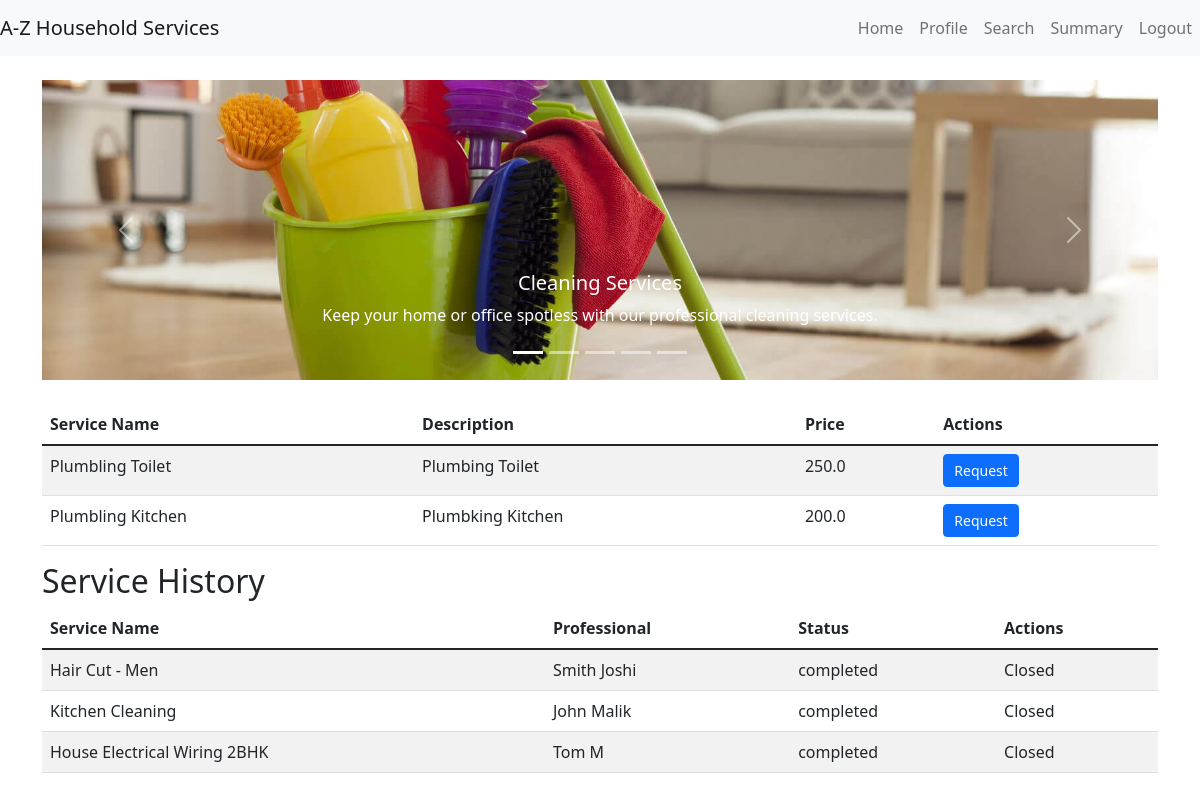
The app's page /customer/dashboard?service_type=plumbing (signed in) with its own data.
### models.py (models this page shows, shortened)
class Service(db.Model):
    __tablename__ = 'services'
    id = db.Column(db.Integer, primary_key=True)
    name = db.Column(db.String(100), nullable=False)
    price = db.Column(db.Float, nullable=False)
    description = db.Column(db.String(200))
    service_type = db.Column(db.String(50))

class ProfessionalProfile(db.Model):
    __tablename__ = 'professional_profiles'
    id = db.Column(db.Integer, primary_key=True)
    user_id = db.Column(db.Integer, db.ForeignKey('users.id'))
    full_name = db.Column(db.String(100), nullable=False)
    service_type = db.Column(db.String(100), nullable=False)
    experience = db.Column(db.String(100), nullable=False)
    filename = db.Column(db.String(120), nullable=False)
    uploaded_at = db.Column(db.DateTime, default=db.func.current_timestamp())
    address = db.Column(db.String(200),nullable=False)
    pin_code = db.Column(db.String(6), nullable=False)
    reviews = db.Column(db.Float, default=0)

class ServiceRequest(db.Model):
    __tablename__ = 'service_requests'
    id = db.Column(db.Integer, primary_key=True)
    service_id = db.Column(db.Integer, db.ForeignKey('services.id'))
    customer_id = db.Column(db.Integer, db.ForeignKey('users.id'))
    professional_id = db.Column(db.Integer, db.ForeignKey('users.id'), nullable=True)
    date_of_request = db.Column(db.DateTime, default=db.func.current_timestamp())
    date_of_accept_reject = db.Column(db.DateTime, nullable=True)
    date_of_completion = db.Column(db.DateTime, nullable=True)
    service_status = db.Column(db.String(20))  # requested, accepted, rejected , completed
    remarks = db.Column(db.String(200))

### app.py (the view)
@app.route('/customer/dashboard', methods=['GET', 'POST'])
def customer_dashboard():
    if 'user_id' in session:
        if request.args.get("service_type"):
            services = Service.query.filter_by(service_type=request.args.get("service_type")).all()
        else:
            services = []
        service_requests = ServiceRequest.query.filter_by(customer_id=session['user_id']).all()
        professional_profile = ProfessionalProfile.query.all()
        service_dict = {}  # Define service_dict here
        prof_dict = {}  # Define user_dict here
        for professional in professional_profile:
            prof_dict[professional.user_id] = professional
        for service in Service.query.all():
            service_dict[service.id] = service
        return render_template('customer_dashboard.html', services=services, service_requests=service_requests,prof_dict=prof_dict,service_dict=service_dict)
    return redirect(url_for('login'))

### app.py (called while the page is built)
@app.before_request
def create_tables():
    global first_request
    if first_request:
        db.create_all()
        first_request = False

### templates/customer_dashboard.html (shortened to what this page needs)
{% extends "base.html" %}
{% block content %}
<div id="serviceCarousel" class="carousel slide" data-bs-ride="carousel">
    <div class="carousel-indicators">
        <button type="button" data-bs-target="#serviceCarousel" data-bs-slide-to="0" class="active" aria-current="true"></button>
        <button type="button" data-bs-target="#serviceCarousel" data-bs-slide-to="1"></button>
        <button type="button" data-bs-target="#serviceCarousel" data-bs-slide-to="2"></button>
        <button type="button" data-bs-target="#serviceCarousel" data-bs-slide-to="3"></button>
        <button type="button" data-bs-target="#serviceCarousel" data-bs-slide-to="4"></button>
    </div>
    <div class="carousel-inner">
        <div class="carousel-item active">
            <img src="{{ url_for('static', filename='images/cleaning.jpg') }}" class="d-block w-100" alt="Cleaning Services">
            <div class="carousel-caption d-none d-md-block">
                <a href="{{ url_for('customer_dashboard', service_type='cleaning') }}" class="btn">
                <h5>Cleaning Services</h5>
                <p>Keep your home or office spotless with our professional cleaning services.</p>
                </a>
            </div>
        </div>
    </div>
    <button class="carousel-control-prev" type="button" data-bs-target="#serviceCarousel" data-bs-slide="prev">
        <span class="carousel-control-prev-icon" aria-hidden="true"></span>
    </button>
    <button class="carousel-control-next" type="button" data-bs-target="#serviceCarousel" data-bs-slide="next">
        <span class="carousel-control-next-icon" aria-hidden="true"></span>
    </button>
</div>
<table class="table table-striped mt-4">
    <thead>
        <tr>
            <th>Service Name</th>
            <th>Description</th>
            <th>Price</th>
            <th>Actions</th>
        </tr>
    </thead>
    <tbody>
        {% for service in services %}
        <tr>
            <td>{{ service.name }}</td>
            <td>{{ service.description }}</td>
            <td>{{ service.price }}</td>
            <td>
                <a href="/customer/create_service_request/{{ service.id }}" class="btn btn-primary">Request</a>
            </td>
        </tr>
        {% endfor %}
    </tbody>
</table>
<h2>Service History</h2>
<table class="table table-striped">
    <thead>
        <tr>
            <th>Service Name</th>
            <th>Professional</th>
            <th>Status</th>
            <th>Actions</th>
        </tr>
    </thead>
    <tbody>
        {% for service_request in service_requests %}
        <tr>
            <td>{{ service_dict[service_request.service_id].name }}</td>
            <td>{{ prof_dict[service_request.professional_id].full_name }}</td>
            <td>{{ service_request.service_status }}</td>
            <td>
                {% if service_request.service_status != 'completed' %}
                    <a href="/customer/close_service_request/{{ service_request.id }}" class="btn btn-success">Close</a>
                {% else %}
                    Closed
                {% endif %}
            </td>
        </tr>
        {% endfor %}
    </tbody>
</table>
{% endblock %}

### static/styles/styles.css (style rules this page uses)
.btn-primary { padding: 5px 10px; font-size: 14px; }
.carousel-item img { height: 300px; object-fit: cover; }
.carousel-caption { background-color: transparent; padding: 10px; }
.carousel-caption h5, .carousel-caption p, .carousel-caption a { color: #fff; }

### records on screen
Service: name "Plumbling Toilet", description "Plumbing Toilet", price "250.0"
Service: name "Plumbling Kitchen", description "Plumbking Kitchen", price "200.0"
ServiceRequest: service_status "completed", shows "Closed"
Service: name "Hair Cut - Men"
ProfessionalProfile: full_name "Smith Joshi"
ServiceRequest: service_status "completed", shows "Closed"
Service: name "Kitchen Cleaning"
ProfessionalProfile: full_name "John Malik"
ServiceRequest: service_status "completed", shows "Closed"
Service: name "House Electrical Wiring 2BHK"
ProfessionalProfile: full_name "Tom M"
